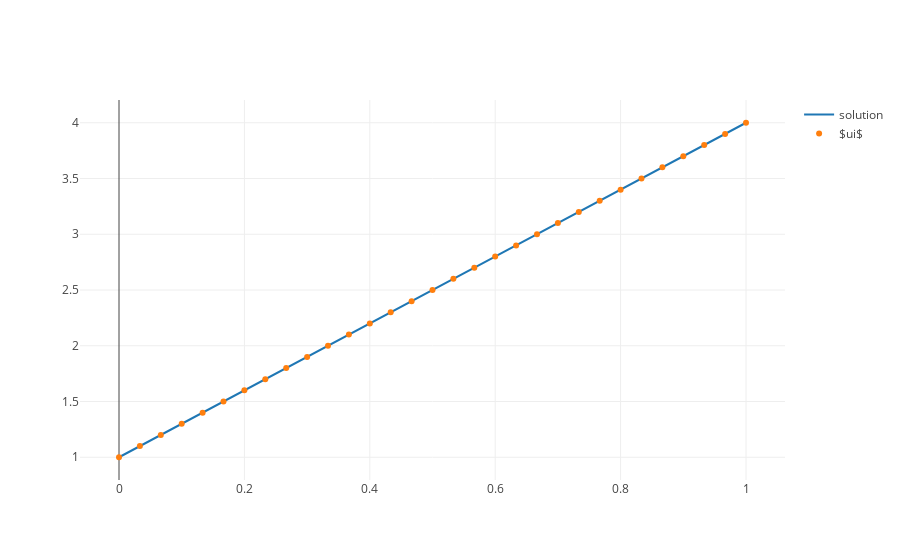

The cell this chart's notebook holds for it:
### Markdown cell above
We now plot, we expect a line!

### Code cell
x, u = interpolate(ui)


fig = go.Figure(data=[
    go.Scatter(x=x, y=u, mode='lines', name="solution"),
    go.Scatter(x=nodes, y=ui, mode='markers', name="$ui$"),
])
plotly.iplot(fig)

### Figure 1 — Plotly figure (JSON) as saved in the notebook; plotly's stock layout.template omitted (floating-point values rounded to 4 significant figures; data arrays with more than 128 entries replaced by an {"elided": "..."} marker saying what was removed)
{"data": [{"mode": "lines", "name": "solution", "type": "scatter", "uid": "90209bea-d5e4-47d0-bff4-29cd8d3bd650", "x": {"elided": "500 float values"}, "y": {"elided": "500 float values"}}, {"mode": "markers", "name": "$ui$", "type": "scatter", "uid": "ea5b17bc-f13c-468f-9b64-2769abffcf2e", "x": [0, 0.1, 0.2, 0.3, 0.4, 0.5, 0.6, 0.7, 0.8, 0.9, 1, 0.03333, 0.06667, 0.1333, 0.1667, 0.2333, 0.2667, 0.3333, 0.3667, 0.4333, 0.4667, 0.5333, 0.5667, 0.6333, 0.6667, 0.7333, 0.7667, 0.8333, 0.8667, 0.9333, 0.9667], "y": [1, 1.3, 1.6, 1.9, 2.2, 2.5, 2.8, 3.1, 3.4, 3.7, 4, 1.1, 1.2, 1.4, 1.5, 1.7, 1.8, 2.0, 2.1, 2.3, 2.4, 2.6, 2.7, 2.9, 3.0, 3.2, 3.3, 3.5, 3.6, 3.8, 3.9]}], "layout": {}}
